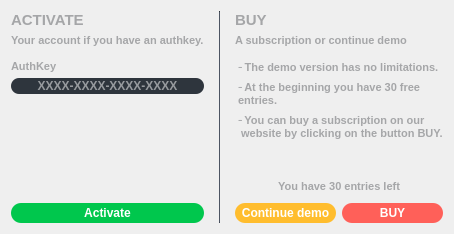
     <widget class="QWidget" name="Activate">
      <layout class="QGridLayout" name="gridLayout_2">
       <property name="horizontalSpacing">
        <number>15</number>
       </property>
       <item row="0" column="0">
        <layout class="QVBoxLayout" name="verticalLayout_30">
         <item>
          <layout class="QVBoxLayout" name="verticalLayout_23">
           <property name="spacing">
            <number>13</number>
           </property>
           <item>
            <layout class="QVBoxLayout" name="verticalLayout_22">
             <property name="spacing">
              <number>5</number>
             </property>
             <property name="bottomMargin">
              <number>0</number>
             </property>
             <item>
              <widget class="QLabel" name="label_10">
               <property name="font">
                <font>
                 <pointsize>11</pointsize>
                 <weight>75</weight>
                 <bold>true</bold>
                </font>
               </property>
               <property name="styleSheet">
                <string notr="true">color:#a5a6a8;</string>
               </property>
               <property name="text">
                <string>ACTIVATE</string>
               </property>
              </widget>
             </item>
             <item>
              <widget class="QLabel" name="label_11">
               <property name="font">
                <font>
                 <pointsize>8</pointsize>
                 <weight>75</weight>
                 <bold>true</bold>
                </font>
               </property>
               <property name="styleSheet">
                <string notr="true">color:#a5a6a8;</string>
               </property>
               <property name="text">
                <string>Your account if you have an authkey.</string>
               </property>
              </widget>
             </item>
            </layout>
           </item>
           <item>
            <layout class="QVBoxLayout" name="verticalLayout">
             <property name="spacing">
              <number>5</number>
             </property>
             <item>
              <widget class="QLabel" name="lable_login_2">
               <property name="font">
                <font>
                 <pointsize>8</pointsize>
                 <weight>75</weight>
                 <bold>true</bold>
                 <kerning>true</kerning>
                </font>
               </property>
               <property name="styleSheet">
                <string notr="true">color:#a5a6a8;</string>
               </property>
               <property name="text">
                <string>AuthKey</string>
               </property>
              </widget>
             </item>
             <item>
              <widget class="QLineEdit" name="auth_line">
               <property name="enabled">
                <bool>true</bool>
               </property>
               <property name="font">
                <font>
                 <pointsize>9</pointsize>
                 <weight>75</weight>
                 <bold>true</bold>
                </font>
               </property>
               <property name="styleSheet">
                <string notr="true">QLineEdit {
    border-radius: 8px;
	border-color: black;
    padding: 0 8px;
    background: rgb(46,53,61);
	color:rgb(255,255,255);
}</string>
               </property>
               <property name="inputMask">
                <string/>
               </property>
               <property name="text">
                <string/>
               </property>
               <property name="maxLength">
                <number>32767</number>
               </property>
               <property name="alignment">
                <set>Qt::AlignCenter</set>
               </property>
               <property name="placeholderText">
                <string>XXXX-XXXX-XXXX-XXXX</string>
               </property>
              </widget>
             </item>
            </layout>
           </item>
          </layout>
         </item>
         <item>
          <spacer name="verticalSpacer_5">
           <property name="orientation">
            <enum>Qt::Vertical</enum>
           </property>
           <property name="sizeHint" stdset="0">
            <size>
             <width>20</width>
             <height>40</height>
            </size>
           </property>
          </spacer>
         </item>
         <item>
          <layout class="QHBoxLayout" name="horizontalLayout_3">
           <item>
            <widget class="QPushButton" name="activate_but">
             <property name="minimumSize">
              <size>
               <width>110</width>
               <height>20</height>
              </size>
             </property>
             <property name="font">
              <font>
               <pointsize>9</pointsize>
               <weight>75</weight>
               <bold>true</bold>
              </font>
             </property>
             <property name="styleSheet">
              <string notr="true">QPushButton {
    border: 0px solid gray;
    border-radius: 10px;
    padding: 0 8px;
    background-color:rgb(0,199,77);
	color:#ffffff;
}

QPushButton:hover {
	background-color:rgb(0,170,64);
}</string>
             </property>
             <property name="text">
              <string>Activate</string>
             </property>
             <property name="shortcut">
              <string>Return</string>
             </property>
            </widget>
           </item>
          </layout>
         </item>
        </layout>
       </item>
       <item row="0" column="1">
        <widget class="Line" name="line_2">
         <property name="maximumSize">
          <size>
           <width>1</width>
           <height>16777215</height>
          </size>
         </property>
         <property name="styleSheet">
          <string notr="true">background:rgb(66,73,85);</string>
         </property>
         <property name="orientation">
          <enum>Qt::Vertical</enum>
         </property>
        </widget>
       </item>
       <item row="0" column="2">
        <layout class="QVBoxLayout" name="verticalLayout_31">
         <item>
          <layout class="QVBoxLayout" name="verticalLayout_28">
           <property name="spacing">
            <number>13</number>
           </property>
           <item>
            <layout class="QVBoxLayout" name="verticalLayout_24">
             <property name="spacing">
              <number>5</number>
             </property>
             <property name="bottomMargin">
              <number>0</number>
             </property>
             <item>
              <widget class="QLabel" name="label_12">
               <property name="font">
                <font>
                 <pointsize>11</pointsize>
                 <weight>75</weight>
                 <bold>true</bold>
                </font>
               </property>
               <property name="styleSheet">
                <string notr="true">color:#a5a6a8;</string>
               </property>
               <property name="text">
                <string>BUY</string>
               </property>
              </widget>
             </item>
             <item>
              <widget class="QLabel" name="label_13">
               <property name="font">
                <font>
                 <pointsize>8</pointsize>
                 <weight>75</weight>
                 <bold>true</bold>
                </font>
               </property>
               <property name="styleSheet">
                <string notr="true">color:#a5a6a8;</string>
               </property>
               <property name="text">
                <string>A subscription or continue demo</string>
               </property>
              </widget>
             </item>
            </layout>
           </item>
           <item>
            <layout class="QVBoxLayout" name="verticalLayout_27">
             <property name="spacing">
              <number>6</number>
             </property>
             <item>
              <widget class="QLabel" name="label_14">
               <property name="font">
                <font>
                 <pointsize>8</pointsize>
                 <weight>75</weight>
                 <bold>true</bold>
                </font>
               </property>
               <property name="styleSheet">
                <string notr="true">color:#a5a6a8;</string>
               </property>
               <property name="text">
                <string>╶ The demo version has no limitations.</string>
               </property>
              </widget>
             </item>
             <item>
              <layout class="QVBoxLayout" name="verticalLayout_25">
               <property name="spacing">
                <number>0</number>
               </property>
               <item>
                <widget class="QLabel" name="label_15">
                 <property name="font">
                  <font>
                   <pointsize>8</pointsize>
                   <weight>75</weight>
                   <bold>true</bold>
                  </font>
                 </property>
                 <property name="styleSheet">
                  <string notr="true">color:#a5a6a8;</string>
                 </property>
                 <property name="text">
                  <string>╶ At the beginning you have 30 free</string>
                 </property>
                </widget>
               </item>
               <item>
                <widget class="QLabel" name="label_16">
                 <property name="font">
                  <font>
                   <pointsize>8</pointsize>
                   <weight>75</weight>
                   <bold>true</bold>
                  </font>
                 </property>
                 <property name="styleSheet">
                  <string notr="true">color:#a5a6a8;</string>
                 </property>
                 <property name="text">
                  <string> entries.</string>
                 </property>
                </widget>
               </item>
              </layout>
             </item>
             <item>
              <layout class="QVBoxLayout" name="verticalLayout_26">
               <property name="spacing">
                <number>0</number>
               </property>
               <item>
                <widget class="QLabel" name="label_17">
                 <property name="font">
                  <font>
                   <pointsize>8</pointsize>
                   <weight>75</weight>
                   <bold>true</bold>
                  </font>
                 </property>
                 <property name="styleSheet">
                  <string notr="true">color:#a5a6a8;</string>
                 </property>
                 <property name="text">
                  <string>╶ You can buy a subscription on our</string>
                 </property>
                </widget>
               </item>
               <item>
                <widget class="QLabel" name="label_18">
                 <property name="font">
                  <font>
                   <pointsize>8</pointsize>
                   <weight>75</weight>
                   <bold>true</bold>
                  </font>
                 </property>
                 <property name="styleSheet">
                  <string notr="true">color:#a5a6a8;</string>
                 </property>
                 <property name="text">
                  <string>  website by clicking on the button BUY.</string>
                 </property>
                </widget>
               </item>
              </layout>
             </item>
            </layout>
           </item>
          </layout>
         </item>
         <item>
          <spacer name="verticalSpacer_4">
           <property name="orientation">
            <enum>Qt::Vertical</enum>
           </property>
           <property name="sizeHint" stdset="0">
            <size>
             <width>20</width>
             <height>40</height>
            </size>
           </property>
          </spacer>
         </item>
         <item>
          <layout class="QVBoxLayout" name="verticalLayout_29">
           <property name="spacing">
            <number>10</number>
           </property>
           <item>
            <widget class="QLabel" name="left_entries">
             <property name="font">
              <font>
               <pointsize>8</pointsize>
               <weight>75</weight>
               <bold>true</bold>
              </font>
             </property>
             <property name="styleSheet">
              <string notr="true">color:#a5a6a8;</string>
             </property>
             <property name="text">
              <string>You have 30 entries left</string>
             </property>
             <property name="alignment">
              <set>Qt::AlignCenter</set>
             </property>
            </widget>
           </item>
           <item>
            <layout class="QHBoxLayout" name="horizontalLayout_4">
             <property name="spacing">
              <number>6</number>
             </property>
             <item>
              <widget class="QPushButton" name="cont_demo">
               <property name="minimumSize">
                <size>
                 <width>70</width>
                 <height>20</height>
                </size>
               </property>
               <property name="font">
                <font>
                 <pointsize>9</pointsize>
                 <weight>75</weight>
                 <bold>true</bold>
                </font>
               </property>
               <property name="styleSheet">
                <string notr="true">QPushButton {
    border: 0px solid gray;
    border-radius: 10px;
    padding: 0 px;
    background-color:rgb(255,189,46);
	color:#ffffff;
}

QPushButton:hover {
	background-color: rgb(255,168,0);
}</string>
               </property>
               <property name="text">
                <string>Continue demo</string>
               </property>
              </widget>
             </item>
             <item>
              <widget class="QPushButton" name="button_buy">
               <property name="minimumSize">
                <size>
                 <width>70</width>
                 <height>20</height>
                </size>
               </property>
               <property name="font">
                <font>
                 <pointsize>9</pointsize>
                 <weight>75</weight>
                 <bold>true</bold>
                </font>
               </property>
               <property name="styleSheet">
                <string notr="true">QPushButton {
    border: 0px solid gray;
    border-radius: 10px;
    padding: 0 8px;
    background-color:rgb(255,96,89);
	color:#ffffff;
}

QPushButton:hover {
	background-color: rgb(255,51,40);
}</string>
               </property>
               <property name="text">
                <string>BUY</string>
               </property>
              </widget>
             </item>
            </layout>
           </item>
          </layout>
         </item>
        </layout>
       </item>
      </layout>
     </widget>
